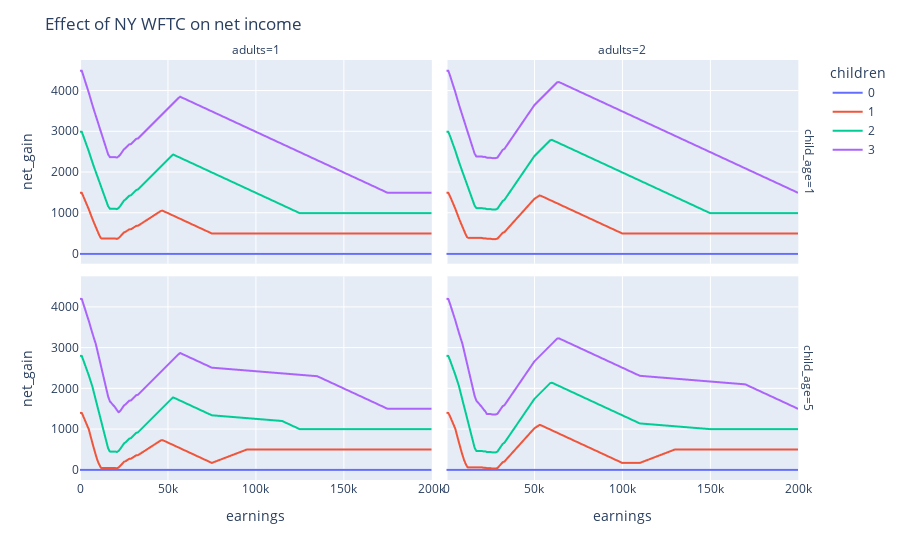

The cell this chart's notebook holds for it:
### Code cell
import plotly.express as px

px.line(
    df,
    "earnings",
    "net_gain",
    color="children",
    facet_col="adults",
    facet_row="child_age",
).update_layout(title="Effect of NY WFTC on net income")

### Figure 1 — Plotly figure (JSON) as saved in the notebook; plotly's stock layout.template omitted (floating-point values rounded to 4 significant figures; data arrays with more than 128 entries replaced by an {"elided": "..."} marker saying what was removed)
{"data": [{"hovertemplate": "children=0<br>child_age=1<br>adults=1<br>earnings=%{x}<br>net_gain=%{y}<extra></extra>", "legendgroup": "0", "line": {"color": "#636efa", "dash": "solid"}, "marker": {"symbol": "circle"}, "mode": "lines", "name": "0", "showlegend": true, "type": "scattergl", "x": {"elided": "201 int values"}, "xaxis": "x3", "y": {"elided": "201 int values"}, "yaxis": "y3"}, {"hovertemplate": "children=0<br>child_age=1<br>adults=2<br>earnings=%{x}<br>net_gain=%{y}<extra></extra>", "legendgroup": "0", "line": {"color": "#636efa", "dash": "solid"}, "marker": {"symbol": "circle"}, "mode": "lines", "name": "0", "showlegend": false, "type": "scattergl", "x": {"elided": "201 int values"}, "xaxis": "x4", "y": {"elided": "201 int values"}, "yaxis": "y4"}, {"hovertemplate": "children=0<br>child_age=5<br>adults=1<br>earnings=%{x}<br>net_gain=%{y}<extra></extra>", "legendgroup": "0", "line": {"color": "#636efa", "dash": "solid"}, "marker": {"symbol": "circle"}, "mode": "lines", "name": "0", "showlegend": false, "type": "scattergl", "x": {"elided": "201 int values"}, "xaxis": "x", "y": {"elided": "201 int values"}, "yaxis": "y"}, {"hovertemplate": "children=0<br>child_age=5<br>adults=2<br>earnings=%{x}<br>net_gain=%{y}<extra></extra>", "legendgroup": "0", "line": {"color": "#636efa", "dash": "solid"}, "marker": {"symbol": "circle"}, "mode": "lines", "name": "0", "showlegend": false, "type": "scattergl", "x": {"elided": "201 int values"}, "xaxis": "x2", "y": {"elided": "201 int values"}, "yaxis": "y2"}, {"hovertemplate": "children=1<br>child_age=1<br>adults=1<br>earnings=%{x}<br>net_gain=%{y}<extra></extra>", "legendgroup": "1", "line": {"color": "#EF553B", "dash": "solid"}, "marker": {"symbol": "circle"}, "mode": "lines", "name": "1", "showlegend": true, "type": "scattergl", "x": {"elided": "201 int values"}, "xaxis": "x3", "y": {"elided": "201 float values"}, "yaxis": "y3"}, {"hovertemplate": "children=1<br>child_age=1<br>adults=2<br>earnings=%{x}<br>net_gain=%{y}<extra></extra>", "legendgroup": "1", "line": {"color": "#EF553B", "dash": "solid"}, "marker": {"symbol": "circle"}, "mode": "lines", "name": "1", "showlegend": false, "type": "scattergl", "x": {"elided": "201 int values"}, "xaxis": "x4", "y": {"elided": "201 float values"}, "yaxis": "y4"}, {"hovertemplate": "children=1<br>child_age=5<br>adults=1<br>earnings=%{x}<br>net_gain=%{y}<extra></extra>", "legendgroup": "1", "line": {"color": "#EF553B", "dash": "solid"}, "marker": {"symbol": "circle"}, "mode": "lines", "name": "1", "showlegend": false, "type": "scattergl", "x": {"elided": "201 int values"}, "xaxis": "x", "y": {"elided": "201 float values"}, "yaxis": "y"}, {"hovertemplate": "children=1<br>child_age=5<br>adults=2<br>earnings=%{x}<br>net_gain=%{y}<extra></extra>", "legendgroup": "1", "line": {"color": "#EF553B", "dash": "solid"}, "marker": {"symbol": "circle"}, "mode": "lines", "name": "1", "showlegend": false, "type": "scattergl", "x": {"elided": "201 int values"}, "xaxis": "x2", "y": {"elided": "201 float values"}, "yaxis": "y2"}, {"hovertemplate": "children=2<br>child_age=1<br>adults=1<br>earnings=%{x}<br>net_gain=%{y}<extra></extra>", "legendgroup": "2", "line": {"color": "#00cc96", "dash": "solid"}, "marker": {"symbol": "circle"}, "mode": "lines", "name": "2", "showlegend": true, "type": "scattergl", "x": {"elided": "201 int values"}, "xaxis": "x3", "y": {"elided": "201 float values"}, "yaxis": "y3"}, {"hovertemplate": "children=2<br>child_age=1<br>adults=2<br>earnings=%{x}<br>net_gain=%{y}<extra></extra>", "legendgroup": "2", "line": {"color": "#00cc96", "dash": "solid"}, "marker": {"symbol": "circle"}, "mode": "lines", "name": "2", "showlegend": false, "type": "scattergl", "x": {"elided": "201 int values"}, "xaxis": "x4", "y": {"elided": "201 float values"}, "yaxis": "y4"}, {"hovertemplate": "children=2<br>child_age=5<br>adults=1<br>earnings=%{x}<br>net_gain=%{y}<extra></extra>", "legendgroup": "2", "line": {"color": "#00cc96", "dash": "solid"}, "marker": {"symbol": "circle"}, "mode": "lines", "name": "2", "showlegend": false, "type": "scattergl", "x": {"elided": "201 int values"}, "xaxis": "x", "y": {"elided": "201 float values"}, "yaxis": "y"}, {"hovertemplate": "children=2<br>child_age=5<br>adults=2<br>earnings=%{x}<br>net_gain=%{y}<extra></extra>", "legendgroup": "2", "line": {"color": "#00cc96", "dash": "solid"}, "marker": {"symbol": "circle"}, "mode": "lines", "name": "2", "showlegend": false, "type": "scattergl", "x": {"elided": "201 int values"}, "xaxis": "x2", "y": {"elided": "201 float values"}, "yaxis": "y2"}, {"hovertemplate": "children=3<br>child_age=1<br>adults=1<br>earnings=%{x}<br>net_gain=%{y}<extra></extra>", "legendgroup": "3", "line": {"color": "#ab63fa", "dash": "solid"}, "marker": {"symbol": "circle"}, "mode": "lines", "name": "3", "showlegend": true, "type": "scattergl", "x": {"elided": "201 int values"}, "xaxis": "x3", "y": {"elided": "201 float values"}, "yaxis": "y3"}, {"hovertemplate": "children=3<br>child_age=1<br>adults=2<br>earnings=%{x}<br>net_gain=%{y}<extra></extra>", "legendgroup": "3", "line": {"color": "#ab63fa", "dash": "solid"}, "marker": {"symbol": "circle"}, "mode": "lines", "name": "3", "showlegend": false, "type": "scattergl", "x": {"elided": "201 int values"}, "xaxis": "x4", "y": {"elided": "201 float values"}, "yaxis": "y4"}, {"hovertemplate": "children=3<br>child_age=5<br>adults=1<br>earnings=%{x}<br>net_gain=%{y}<extra></extra>", "legendgroup": "3", "line": {"color": "#ab63fa", "dash": "solid"}, "marker": {"symbol": "circle"}, "mode": "lines", "name": "3", "showlegend": false, "type": "scattergl", "x": {"elided": "201 int values"}, "xaxis": "x", "y": {"elided": "201 float values"}, "yaxis": "y"}, {"hovertemplate": "children=3<br>child_age=5<br>adults=2<br>earnings=%{x}<br>net_gain=%{y}<extra></extra>", "legendgroup": "3", "line": {"color": "#ab63fa", "dash": "solid"}, "marker": {"symbol": "circle"}, "mode": "lines", "name": "3", "showlegend": false, "type": "scattergl", "x": {"elided": "201 int values"}, "xaxis": "x2", "y": {"elided": "201 float values"}, "yaxis": "y2"}], "layout": {"annotations": [{"font": {}, "showarrow": false, "text": "adults=1", "x": 0.24, "xanchor": "center", "xref": "paper", "y": 1, "yanchor": "bottom", "yref": "paper"}, {"font": {}, "showarrow": false, "text": "adults=2", "x": 0.74, "xanchor": "center", "xref": "paper", "y": 1, "yanchor": "bottom", "yref": "paper"}, {"font": {}, "showarrow": false, "text": "child_age=5", "textangle": 90, "x": 0.98, "xanchor": "left", "xref": "paper", "y": 0.2425, "yanchor": "middle", "yref": "paper"}, {"font": {}, "showarrow": false, "text": "child_age=1", "textangle": 90, "x": 0.98, "xanchor": "left", "xref": "paper", "y": 0.7575, "yanchor": "middle", "yref": "paper"}], "legend": {"title": {"text": "children"}, "tracegroupgap": 0}, "margin": {"t": 60}, "title": {"text": "Effect of NY WFTC on net income"}, "xaxis": {"anchor": "y", "domain": [0, 0.48], "title": {"text": "earnings"}}, "xaxis2": {"anchor": "y2", "domain": [0.5, 0.98], "matches": "x", "title": {"text": "earnings"}}, "xaxis3": {"anchor": "y3", "domain": [0, 0.48], "matches": "x", "showticklabels": false}, "xaxis4": {"anchor": "y4", "domain": [0.5, 0.98], "matches": "x", "showticklabels": false}, "yaxis": {"anchor": "x", "domain": [0, 0.485], "title": {"text": "net_gain"}}, "yaxis2": {"anchor": "x2", "domain": [0, 0.485], "matches": "y", "showticklabels": false}, "yaxis3": {"anchor": "x3", "domain": [0.515, 1], "matches": "y", "title": {"text": "net_gain"}}, "yaxis4": {"anchor": "x4", "domain": [0.515, 1], "matches": "y", "showticklabels": false}}}
